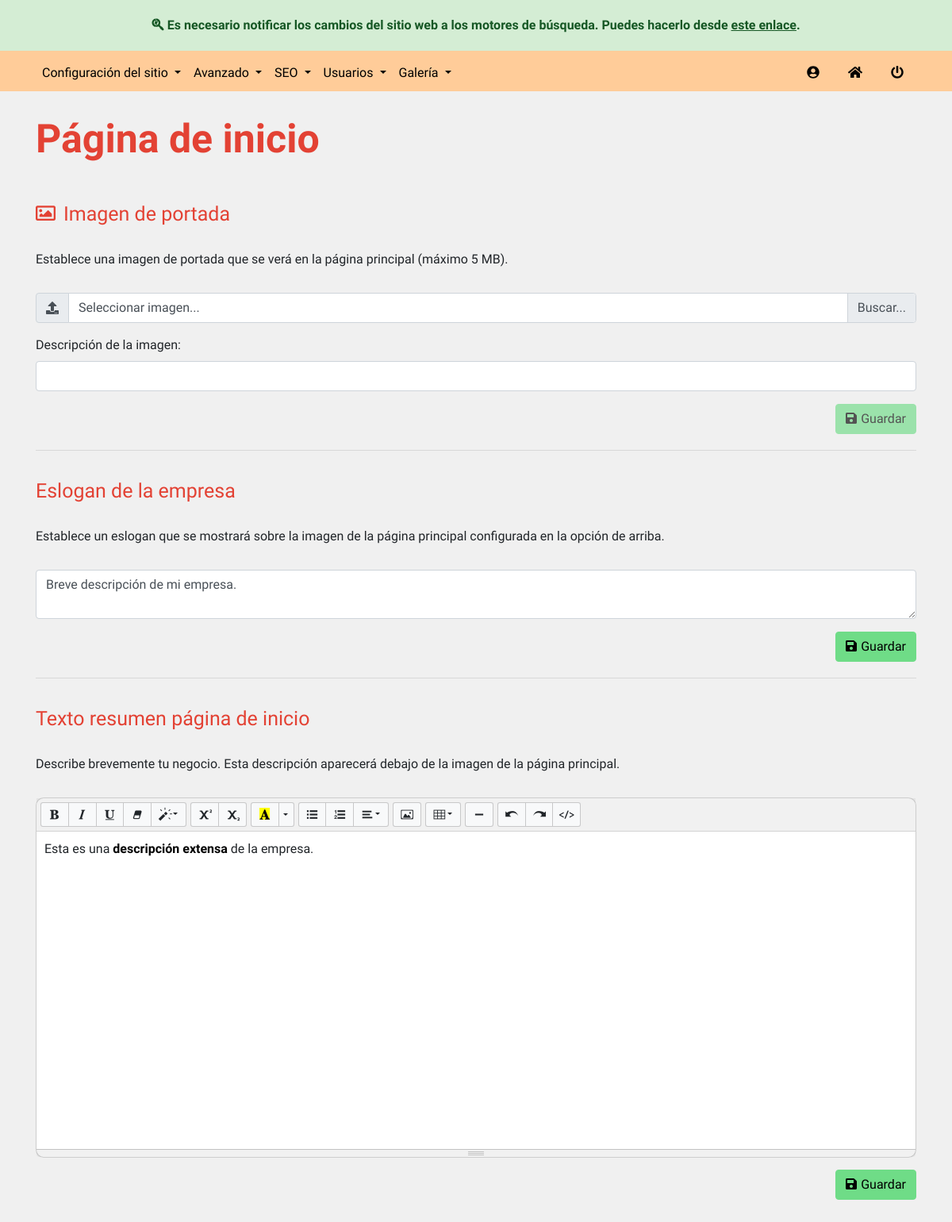
Page /dashboard?page=general-settings (signed in) on the earlier database version.
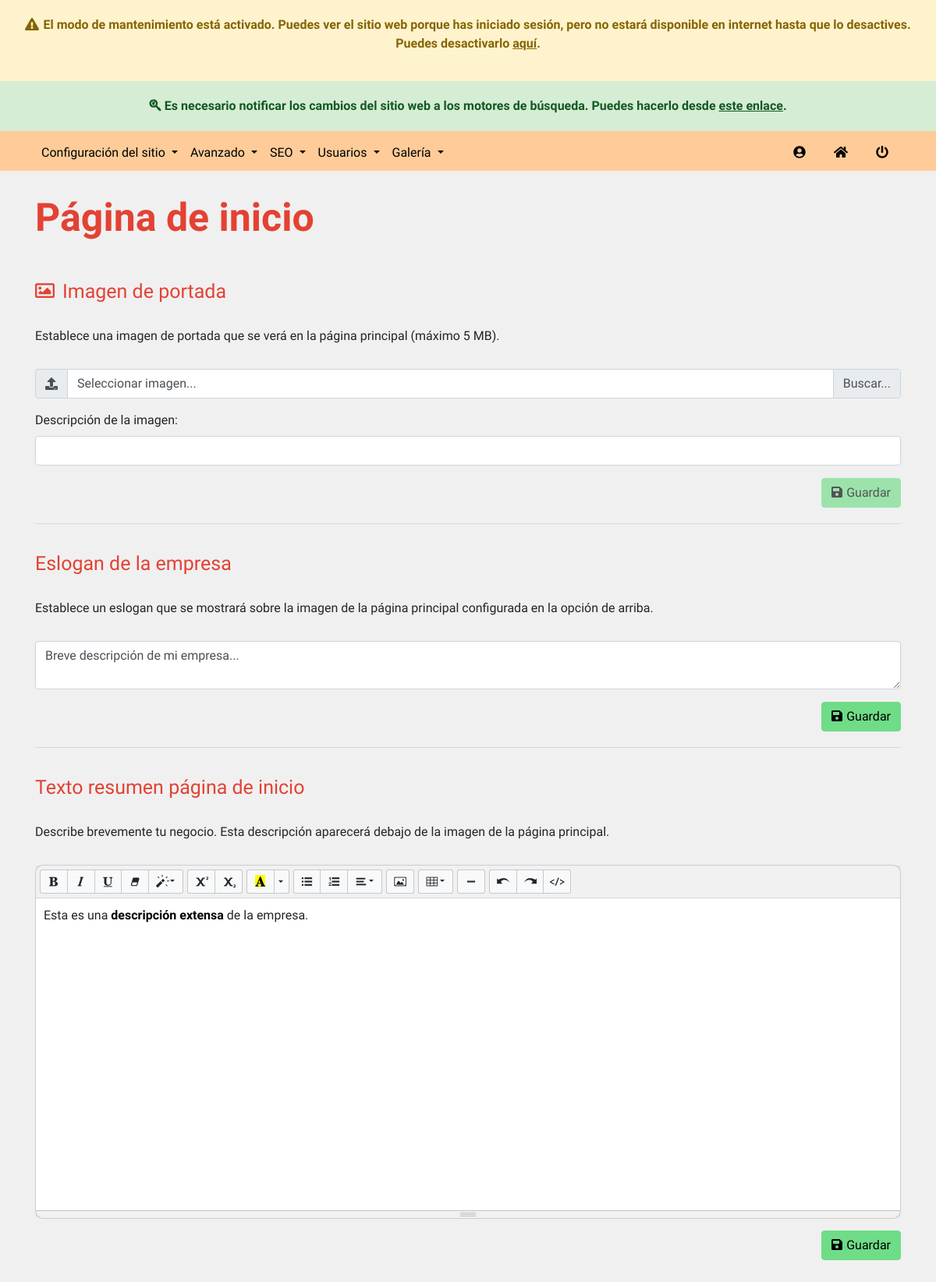
Same page on the later database version.
### tables this page shows
CREATE TABLE `company_info` (
  `key_info` varchar(255) NOT NULL,
  `value_info` longtext NOT NULL,
  `modifiedBy` int(4) NOT NULL
);

### public_html/scripts/get_uri.php (called while the page is built, shortened)
<?php
    function GetBaseUri() {
        return (isset($_SERVER['HTTPS']) && $_SERVER['HTTPS'] === 'on' ? "https" : "http") . "://$_SERVER[HTTP_HOST]";
    }
?>

### connection.php (called while the page is built)
<?php
    $DSN = 'mysql:dbname=vigal;host=127.0.0.1;charset=utf8mb4';
    $DB_user = 'root';
    $DB_pass = '';
?>

### public_html/scripts/get_site_settings.php (called while the page is built, shortened)
<?php
    require_once $_SERVER["DOCUMENT_ROOT"]."/dashboard/scripts/check_url_direct_access.php";
    require_once $_SERVER["DOCUMENT_ROOT"].'/dashboard/scripts/database_connection.php';
    function getSiteSettings() {
        $conn = new DatabaseConnection();
        $res = $conn->query("select * from company_info");
        $res[8]["value_info"] = json_decode($res[8]["value_info"], true);
        $res[4]["value_info"] = json_decode($res[4]["value_info"], true);
        return $res;
    }
?>

### public_html/dashboard/scripts/database_connection.php (called while the page is built, shortened)
<?php
    class DatabaseConnection {
        function __construct() {
            require dirname($_SERVER["DOCUMENT_ROOT"], 1).'/connection.php';
            try {
                $this->conn = new PDO($DSN, $DB_user, $DB_pass);
            } catch (PDOException $e) {
                echo 'Connection error: ' . $e->getMessage();
            }
        }
        public function query($sql) {
            $res = array();
            $aux = $this->conn->query($sql);
            if (gettype($aux) == "object") {
                while ($rows = $aux->fetch(PDO::FETCH_ASSOC)) {
                    array_push($res, $rows);
                }
                return $res;
            } else {
                $this->num_rows = 0;
                return $aux;
            }
        }
    }
?>

### public_html/dashboard/scripts/check_permissions.php (called while the page is built, shortened)
<?php
    require_once $_SERVER["DOCUMENT_ROOT"]."/dashboard/scripts/check_url_direct_access.php";
    require_once $_SERVER["DOCUMENT_ROOT"].'/dashboard/scripts/database_connection.php';
    function HasPermission($permName) {
        $conn = new DatabaseConnection();
        $permissions = array
            (
              "manage_advancedSettings" =>  "10000000",
              "manage_gallery" =>  "01000000",
              "manage_companySettings" =>  "00100000",
              "manage_services" =>  "00010000",
              "manage_users" =>  "00001000",
              "manage_siteSettings" =>  "00000100",
              "manage_seoSettings" => "00000010",
              "standard_user" =>  "00000001"
            );
        $userPerm = 1;
        if ($permName != "no_user") {
            $sql = "select permissions from user_roles inner join users on users.account_type = user_roles.id where users.id = '".$_SESSION["userid"]."'";
            $res = $conn->query($sql);
            $userPerm = $res[0]["permissions"];
            return (($userPerm & bindec($permissions[$permName])) == bindec($permissions[$permName])) ? true : false;
        }
        return $userPerm;
    }
?>

### public_html/dashboard/index.php (the view, shortened to what this page needs)
<?php
    require_once $_SERVER["DOCUMENT_ROOT"]."/dashboard/scripts/check_permissions.php";
    require_once $_SERVER["DOCUMENT_ROOT"]."/dashboard/scripts/database_connection.php";
    require_once $_SERVER["DOCUMENT_ROOT"]."/scripts/get_uri.php";
    require_once $_SERVER["DOCUMENT_ROOT"]."/scripts/get_site_settings.php";
    $site_settings = getSiteSettings();
    $page = "";
    switch($_GET['page']) {
        case 'general-settings':
            $page = '/dashboard/admin/site-settings/pages/general.php';
            break;
    }
?>
<!DOCTYPE html>
<html>
<head>
    <link rel="stylesheet" type="text/css" href="<?=GetBaseUri()?>/includes/bootstrap/css/bootstrap.min.css">
    <link rel="stylesheet" type="text/css" href="<?=GetBaseUri()?>/includes/fonts/fontawesome-all.min.css">
    <link rel="stylesheet" type="text/css" href="<?=GetBaseUri()?>/includes/css/gallery.css">
    <link rel="stylesheet" type="text/css" href="<?=GetBaseUri()?>/includes/css/styles.css">
    <link rel="stylesheet" type="text/css" href="<?=GetBaseUri()?>/dashboard/includes/dataTables.bootstrap4.min.css">
    <link rel="stylesheet" type="text/css" href="<?=GetBaseUri()?>/includes/summernote/summernote-bs4.min.css" />
</head>
<body class="d-flex">
    <?php
    if (strcmp($site_settings[11]["value_info"], "true") == 0 && HasPermission("manage_siteSettings")) {
        include $_SERVER["DOCUMENT_ROOT"]."/snippets/maintenance_message.php";
    }
    if (strcmp($site_settings[13]["value_info"], "true") == 0 && HasPermission("manage_seoSettings")) {
        include $_SERVER["DOCUMENT_ROOT"]."/snippets/seo_message.php";
    }
    ?>
    <nav class="nav-solid navbar navbar-expand-lg navigation-clean">
        <div class="container">
            <div class="collapse navbar-collapse" id="navcol-1">
                <ul class="navbar-nav mr-auto mt-2 mt-lg-0">
                    <?php if (HasPermission("manage_siteSettings")): ?>
                        <li class="nav-item dropdown">
                            <a data-toggle="dropdown" class="dropdown-toggle nav-link" href="#">
                                Configuración del sitio
                            </a>
                        </li>
                        <?php if (HasPermission("manage_advancedSettings")): ?>
                        <li class="nav-item dropdown">
                            <a data-toggle="dropdown" class="dropdown-toggle nav-link" href="#">
                                Avanzado
                            </a>
                        </li>
                        <?php endif; ?>
                    <?php endif; ?>
                    <?php if (HasPermission("manage_seoSettings")): ?>
                        <li class="nav-item dropdown">
                            <a data-toggle="dropdown" class="dropdown-toggle nav-link" href="#">
                                SEO
                            </a>
                        </li>
                        <?php if (HasPermission("manage_users")): ?>
                        <li class="nav-item dropdown">
                            <a data-toggle="dropdown" class="dropdown-toggle nav-link" href="#">
                                Usuarios
                            </a>
                        </li>
                        <?php endif; ?>
                    <?php endif; ?>
                    <li class='nav-item dropdown'>
                        <a data-toggle='dropdown' class='dropdown-toggle nav-link' href='#'>
                            Galería
                        </a>
                    </li>
                </ul>
                <div style="display: block;">
                    <a class="nav-link" href="<?=GetBaseUri()?>/dashboard?page=user-profile"><i class="fas fa-user-circle"></i></a>
                    <a class="nav-link" href="<?=GetBaseUri()?>"><i class="fas fa-home"></i></a>
                    <a class="nav-link" href="<?=GetBaseUri()?>/scripts/logout.php"><i class="fas fa-power-off"></i></a>
        </nav>
        <div class="wrapper">
        <div id="content">
            <div>
                <?php include $_SERVER["DOCUMENT_ROOT"].$page?>
            </div>
        </div>
    </div>
</body>
</html>

### public_html/snippets/seo_message.php (shortened to what this page needs)
<div class="seo-warning">
<i class="i-margin fab fa-searchengin"></i>Es necesario notificar los cambios del sitio web a los motores de búsqueda. Puedes hacerlo desde <a href="<?=GetBaseUri()."/dashboard?page=seo-notify"?>"><u>este enlace</u></a>.
</div>

### public_html/dashboard/admin/site-settings/pages/general.php (shortened to what this page needs)
<?php
    require_once $_SERVER["DOCUMENT_ROOT"]."/dashboard/scripts/check_url_direct_access.php";
?>
<div class="container settings-container">
    <h1 class="title"></i>Página de inicio</h1>
    <form style="margin-bottom: 20px;">
        <div class="form-row">
            <div class="col">
                <h3 class="title"><i class="far fa-image"></i>Imagen de portada</h3>
                <p class="title-description">Establece una imagen de portada que se verá en la página principal (máximo 5 MB).</p>
            </div>
        </div>
        <div class="form-row">
            <div class="col">
                <div class="input-group mb-3">
                    <div class="input-group-prepend">
                        <span class="input-group-text">
                            <i class="fas fa-upload"></i>
                        </span>
                    </div>
                    <div class="custom-file">
                        <label id="upload-index-name" class="custom-file-label" for="upload-files" data-browse="Buscar...">Seleccionar imagen...</label>
                    </div>
                </div>
                <div class="mb-3">
                    <label for="basic-url">Descripción de la imagen:</label>
                    <div class="input-group mb-3">
                        <input id="image-desc" type="text" class="form-control" maxlength="60">
                    </div>
                </div>
            </div>
        </div>
        <div class="form-row text-right">
            <div class="col"><button id="submit-index-image" disabled class="btn my-button-3" type="button"><i class=" i-margin fas fa-save"></i>Guardar</button></div>
        </div>
    </form>
    <hr>
    <form style="margin-bottom: 20px;">
        <div class="form-row">
            <div class="col">
                <h3 class="title">Eslogan de la empresa</h3>
                <p class="title-description">Establece un eslogan que se mostrará sobre la imagen de la página principal configurada en la opción de arriba.</p>
            </div>
        </div>
        <div class="form-row">
            <div class="col">
                <div class="input-group mb-3">
                    <textarea id="index-image-description" class="form-control"><?= ($site_settings[6]["value_info"] != ""? $site_settings[6]["value_info"]:"")?></textarea>
                </div>
            </div>
        </div>
        <div class="form-row text-right">
            <div class="col"><button id="submit-index-image-description" class="btn my-button-3" type="button"><i class=" i-margin fas fa-save"></i>Guardar</button></div>
        </div>
    </form>
    <hr>
    <form style="margin-bottom: 20px;">
        <div class="form-row">
            <div class="col">
                <h3 class="title">Texto resumen página de inicio</h3>
                <p class="title-description">Describe brevemente tu negocio. Esta descripción aparecerá debajo de la imagen de la página principal.</p>
            </div>
        </div>
        <div style="margin-top: 15px;" class="form-row text-right">
            <div class="col"><button id="submit-index-brief-description" class="btn my-button-3" type="button"><i class=" i-margin fas fa-save"></i>Guardar</button></div>
        </div>
    </form>
</div>

### public_html/snippets/maintenance_message.php (shortened to what this page needs)
<div class="container-fluid warning-message">
    <p> <i class="i-margin fas fa-exclamation-triangle"></i>El modo de mantenimiento está activado. Puedes ver el sitio web porque has iniciado sesión, pero no estará disponible en internet hasta que lo desactives. Puedes desactivarlo <u><a href="<?=GetBaseUri()?>/dashboard?page=advanced">aquí</a></u>.</p>
</div>

### public_html/includes/css/styles.css (style rules this page uses)
:root { --navbar-main-color: #ffcc99; --navbar-link-hover-color: #F08000; --footer-main-color: #36454F; --footer-link-hover-color: #ffcc99; --body-background-color: #f0f0f0; --navbar-text-color: black ; --title-color: #E34234; --button-main-color: #FFDB58; --button-hover-bg-color: #F3E5AB; --button-hover-text-color: rgb(37, 37, 37); --button-text-color: black; --navigation-button-text-color: white; --button-2-main-color: #ff9999; --button-2-hover-bg-color: #ffcccc; --button-3-main-color: #6fdc87; --button-3-hover-bg-color: #98e6a9; --div-bg-color-1: #e6e6e6; --div-bg-color-2: #f2f2f2; --custom-checkbox-bg-selected: #ffcc99; --pagination-main-color: #ffb162; }
.my-button-3 { color: var(--button-text-color); background-color: var(--button-3-main-color) !important; border: 1px solid var(--button-3-main-color) !important; }
.i-margin { margin-right: 5px !important; }
.navbar { color: var(--navbar-text-color) !important; }
body { background-color: var(--body-background-color); min-height: 100vh !important; margin: 0; font-family: 'Quicksand'; display: flex; flex-direction: column; }
body a { color: var(--navbar-link-color) !important; }
.nav-link { display: inline-block !important; position: relative !important; color: var(--navbar-text-color); padding-bottom: 3px !important; }
.nav-solid { background-color: var(--navbar-main-color) !important; transition: background-color 200ms linear !important; }
ul { list-style-type: none; padding-left: 0; }
@media (min-width: 991px) { h1.title { color: var(--title-color); font-size: 50px !important; text-align: left !important; margin-bottom: 30px !important; font-weight: bold !important; } }
@media (min-width: 991px) { h3.title { color: var(--title-color); font-size: 25px !important; text-align: left !important; margin-top: 20px !important; } }
@media (min-width: 991px) { .title-description { text-align: left; margin-bottom: 30px; margin-top: 30px; } }
h3.title > i { margin-right: 10px; }
.settings-container { margin-top: 30px; margin-bottom: 70px; }
.warning-message { font-weight: bold; padding-top: 20px; padding-bottom: 20px; text-align: center; font-size: 16px; background-color: #FFF3CD; color: #856404; }
.seo-warning { font-weight: bold; padding-top: 20px; padding-bottom: 20px; text-align: center; font-size: 16px; background-color: #D4EDD4; color: #155724; }
.seo-warning i { margin-right: 5px; }

Differences in the rows shown:
removed company_info: value_info "Breve descripción de mi empresa."
added company_info: value_info "Breve descripción de mi empresa..."
Other differences:
text now shown: "El modo de mantenimiento está activado. Puedes ver el sitio web porque has iniciado sesión, pero no estará disponible en internet hasta que lo desactives. Puedes desactivarlo aquí ."
